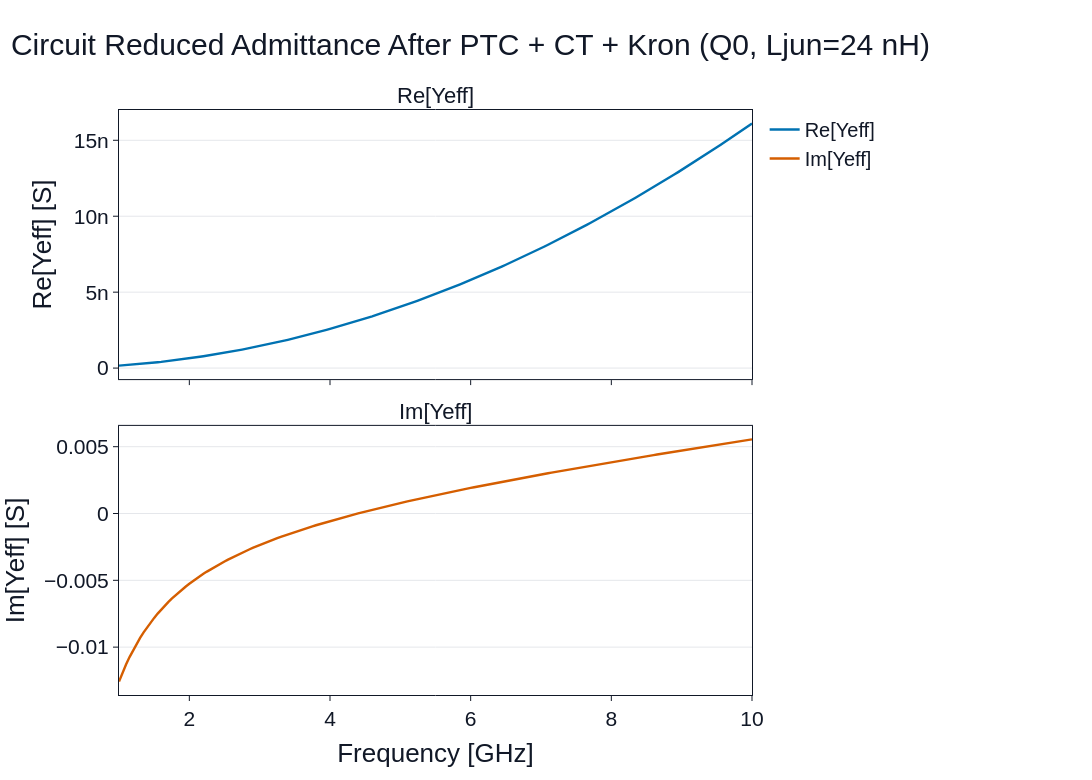

The cell this chart's notebook holds for it:
### Markdown cell above
### Circuit reduced admittance trace

Purpose: Checks the raw reduced-admittance focus trace before resonance extraction.

Tables: Focus trace summary and the extracted observable row.

Result key: `q3d_jc_reduced_admittance_trace_Q0_L24nH`

### Code cell
show_result("q3d_jc_reduced_admittance_trace_Q0_L24nH")

### Figure 1 — Plotly figure (JSON) as saved in the notebook; plotly's stock layout.template omitted (floating-point values rounded to 4 significant figures; data arrays with more than 128 entries replaced by an {"elided": "..."} marker saying what was removed)
{"data": [{"line": {"color": "#0072B2", "width": 2.4}, "mode": "lines", "name": "Re[Yeff]", "type": "scatter", "x": {"elided": "181 float values"}, "xaxis": "x", "y": {"elided": "181 float values"}, "yaxis": "y"}, {"line": {"color": "#D55E00", "width": 2.4}, "mode": "lines", "name": "Im[Yeff]", "type": "scatter", "x": {"elided": "181 float values"}, "xaxis": "x2", "y": {"elided": "181 float values"}, "yaxis": "y2"}], "layout": {"annotations": [{"font": {"color": "#111827", "family": "Arial, Helvetica, sans-serif", "size": 22}, "showarrow": false, "text": "Re[Yeff]", "x": 0.5, "xanchor": "center", "xref": "paper", "y": 1, "yanchor": "bottom", "yref": "paper"}, {"font": {"color": "#111827", "family": "Arial, Helvetica, sans-serif", "size": 22}, "showarrow": false, "text": "Im[Yeff]", "x": 0.5, "xanchor": "center", "xref": "paper", "y": 0.46, "yanchor": "bottom", "yref": "paper"}], "font": {"color": "#111827", "family": "Arial, Helvetica, sans-serif", "size": 21}, "height": 780, "hovermode": "closest", "legend": {"font": {"color": "#111827", "family": "Arial, Helvetica, sans-serif", "size": 20}, "orientation": "v", "x": 1.02, "xanchor": "left", "y": 1, "yanchor": "top"}, "margin": {"b": 85, "l": 95, "r": 340, "t": 110}, "paper_bgcolor": "#FFFFFF", "plot_bgcolor": "#FFFFFF", "title": {"font": {"color": "#111827", "family": "Arial, Helvetica, sans-serif", "size": 30}, "text": "Circuit Reduced Admittance After PTC + CT + Kron (Q0, Ljun=24 nH)", "x": 0.01, "xanchor": "left"}, "width": 1200, "xaxis": {"anchor": "y", "domain": [0, 1], "gridcolor": "#E5E7EB", "gridwidth": 1, "linecolor": "#111827", "linewidth": 1, "matches": "x2", "mirror": true, "showgrid": false, "showline": true, "showticklabels": false, "tickcolor": "#111827", "tickfont": {"color": "#111827", "family": "Arial, Helvetica, sans-serif", "size": 21}, "ticks": "outside", "title": {"font": {"color": "#111827", "family": "Arial, Helvetica, sans-serif", "size": 26}, "standoff": 14}, "zeroline": false}, "xaxis2": {"anchor": "y2", "domain": [0, 1], "gridcolor": "#E5E7EB", "gridwidth": 1, "linecolor": "#111827", "linewidth": 1, "mirror": true, "showgrid": false, "showline": true, "tickcolor": "#111827", "tickfont": {"color": "#111827", "family": "Arial, Helvetica, sans-serif", "size": 21}, "ticks": "outside", "title": {"font": {"color": "#111827", "family": "Arial, Helvetica, sans-serif", "size": 26}, "standoff": 14, "text": "Frequency [GHz]"}, "zeroline": false}, "yaxis": {"anchor": "x", "domain": [0.54, 1], "gridcolor": "#E5E7EB", "gridwidth": 1, "linecolor": "#111827", "linewidth": 1, "mirror": true, "showgrid": true, "showline": true, "tickcolor": "#111827", "tickfont": {"color": "#111827", "family": "Arial, Helvetica, sans-serif", "size": 21}, "ticks": "outside", "title": {"font": {"color": "#111827", "family": "Arial, Helvetica, sans-serif", "size": 26}, "standoff": 14, "text": "Re[Yeff] [S]"}, "zeroline": false}, "yaxis2": {"anchor": "x2", "domain": [0, 0.46], "gridcolor": "#E5E7EB", "gridwidth": 1, "linecolor": "#111827", "linewidth": 1, "mirror": true, "showgrid": true, "showline": true, "tickcolor": "#111827", "tickfont": {"color": "#111827", "family": "Arial, Helvetica, sans-serif", "size": 21}, "ticks": "outside", "title": {"font": {"color": "#111827", "family": "Arial, Helvetica, sans-serif", "size": 26}, "standoff": 14, "text": "Im[Yeff] [S]"}, "zeroline": false}}}
